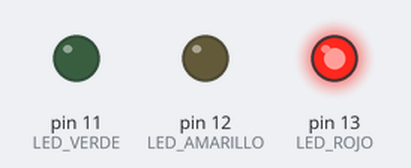
A sketch run on a simulated Arduino Uno, built with avr-gcc and run on an emulated ATmega328P. Shown: output pins drawn as LEDs (lit = HIGH).

Above: at 2.5 s.
At 7.5 s:
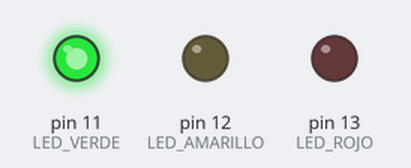
At 11.0 s:
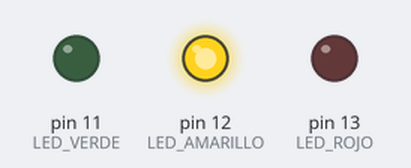
Timing chart, 0 to 16.9 s (numbered marks = the images above):
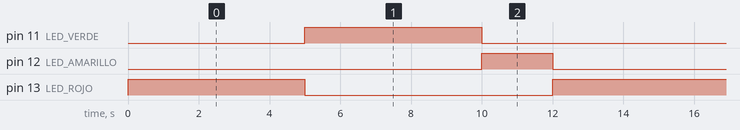

The sketch:

semaforo.ino
```cpp
#define LED_ROJO 13
#define LED_AMARILLO 12
#define LED_VERDE 11

void setup() {

  pinMode(LED_ROJO, OUTPUT);
  pinMode(LED_AMARILLO, OUTPUT);
  pinMode(LED_VERDE, OUTPUT);
}

void loop() {

  digitalWrite(LED_ROJO, HIGH);
  delay(5000);

  digitalWrite(LED_ROJO, LOW);
  digitalWrite(LED_VERDE, HIGH);
  delay(5000);


  digitalWrite(LED_VERDE, LOW);
  digitalWrite(LED_AMARILLO, HIGH);
  delay(2000);


  digitalWrite(LED_AMARILLO, LOW);
  digitalWrite(LED_ROJO, HIGH);
  delay(1000);
}
```

Measured:
- by itself, pin 11 (LED_VERDE): alternates HIGH for 5.0 s and LOW for 8.0 s
- by itself, pin 12 (LED_AMARILLO): alternates HIGH for 2.0 s and LOW for 11.0 s
- by itself, pin 13 (LED_ROJO): repeats every 13.0 s: LOW 7.0 s, HIGH 6.0 s
